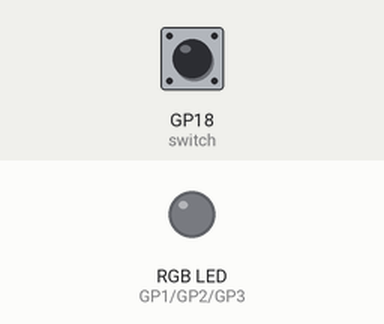
Bench run of a program on a simulated Raspberry Pi Pico running MicroPython. Shown: an RGB LED mixed from three pins (HIGH = lit). Inputs (shaded band) come from the test bench; at power-on: GP18 (switch) HIGH. Random numbers come from a fixed seed.

Above: at 1.2 s.
1.3 s: GP18 (switch) pulled LOW for 0.15 s
At 2.5 s:
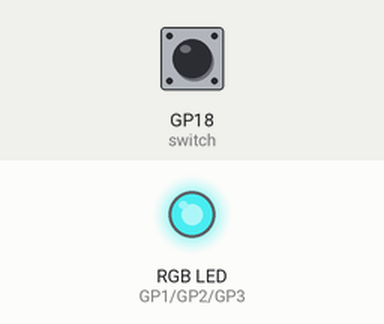
2.9 s: GP18 (switch) pulled LOW for 1 s
At 3.7 s:
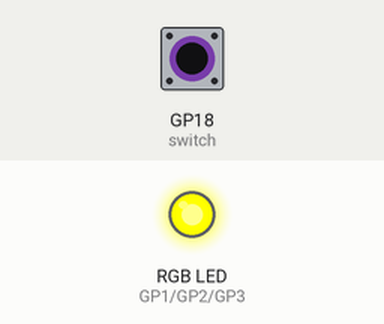
5.4 s: GP18 (switch) pulled LOW for 0.15 s
At 6.8 s:
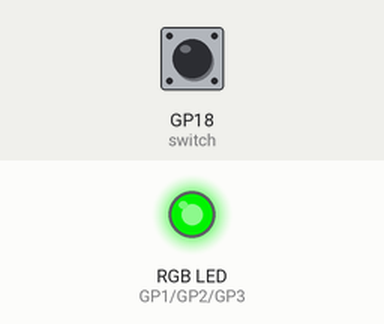
Timing chart, 0 to 8.4 s (numbered marks = the images above; inputs shaded):
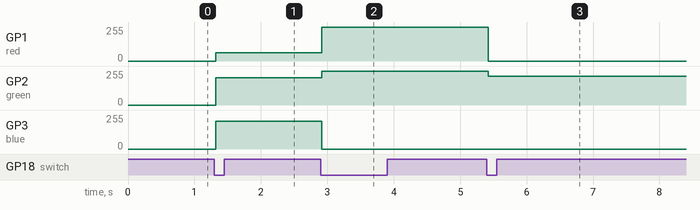

Measured:
- after the input at 1.3 s, GP1 (red): 0/255 → 63/255 at once; GP2 (green): 0/255 → 204/255 at once; GP3 (blue): 0/255 → 208/255 at once
- after the input at 2.9 s, GP1 (red): 63/255 → 255/255 at once; GP2 (green): 204/255 → 255/255 at once; GP3 (blue): 208/255 → 0/255 at once
- after the input at 5.4 s, GP1 (red): 255/255 → 0/255 at once; GP2 (green): 255/255 → 215/255 at once

The program:

mood_lamp.py
```python
from picozero import RGBLED, Switch
from time import sleep

rgb = RGBLED(red=1, green=2, blue=3) # pin numbers
switch = Switch(18)

option = 0

def calm():
    rgb.color = (255, 255, 0) # yellow

def focused():
    rgb.color = (0, 215, 0) # orange

def energised():
    rgb.color = (63, 204, 208) # green

def choice():
    global option
    if option == 0:
        energised()
    elif option == 1:
        calm()
    elif option == 2:
        focused()
    elif option == 3:
        rgb.off()

    if option == 3:
        option = 0
    else:
        option = option + 1


switch.when_closed = choice
```
